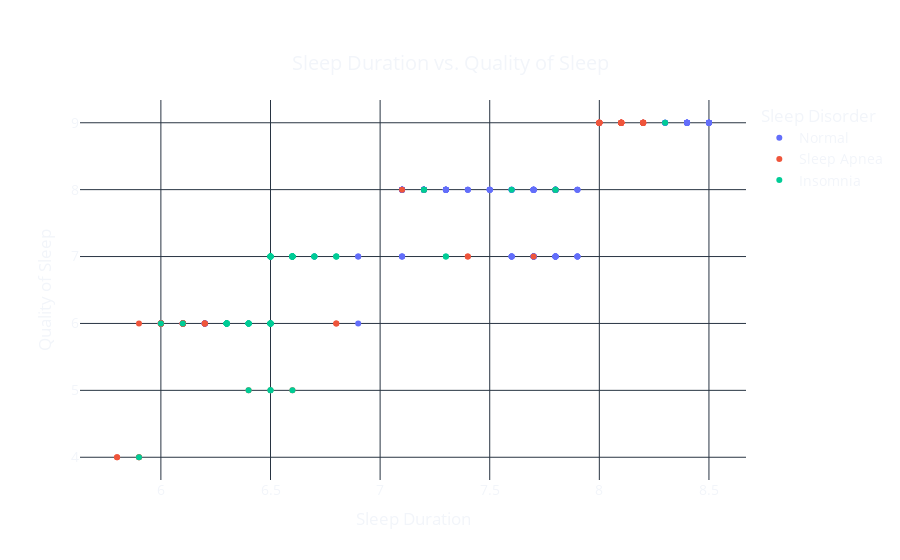

Here is the notebook cell this chart was saved with:
### Code cell
fig = px.scatter(data, x='Sleep Duration', y='Quality of Sleep', color='Sleep Disorder', 
                 title='Sleep Duration vs. Quality of Sleep',
                 labels={'Sleep Duration': 'Sleep Duration', 'Quality of Sleep': 'Quality of Sleep'},
                 template='plotly_dark')

fig.update_layout(
    xaxis_title='Sleep Duration',
    yaxis_title='Quality of Sleep',
    title={
        'text': "Sleep Duration vs. Quality of Sleep",
        'y': 0.9,
        'x': 0.5,
        'xanchor': 'center',
        'yanchor': 'top'},
    font=dict(size=14),
    plot_bgcolor='rgba(0,0,0,0)',
    paper_bgcolor='rgba(0,0,0,0)'
)

fig.show()

### Figure 1 — Plotly figure (JSON) as saved in the notebook; plotly's stock layout.template omitted (floating-point values rounded to 4 significant figures; data arrays with more than 128 entries replaced by an {"elided": "..."} marker saying what was removed)
{"data": [{"hovertemplate": "Sleep Disorder=Normal<br>Sleep Duration=%{x}<br>Quality of Sleep=%{y}<extra></extra>", "legendgroup": "Normal", "marker": {"color": "#636efa", "symbol": "circle"}, "mode": "markers", "name": "Normal", "orientation": "v", "showlegend": true, "type": "scatter", "x": {"elided": "219 float values"}, "xaxis": "x", "y": {"elided": "219 int values"}, "yaxis": "y"}, {"hovertemplate": "Sleep Disorder=Sleep Apnea<br>Sleep Duration=%{x}<br>Quality of Sleep=%{y}<extra></extra>", "legendgroup": "Sleep Apnea", "marker": {"color": "#EF553B", "symbol": "circle"}, "mode": "markers", "name": "Sleep Apnea", "orientation": "v", "showlegend": true, "type": "scatter", "x": [5.9, 5.9, 6.5, 6, 6.4, 7.7, 5.8, 5.8, 7.4, 6.6, 7.2, 7.1, 7.4, 6.8, 6.8, 7.8, 6.5, 5.9, 6, 6.1, 6.1, 6.1, 6.1, 6.2, 6.2, 6.2, 8.1, 8.1, 6.1, 6, 6, 6, 6, 6, 6, 6, 6.1, 6, 6.1, 6.1, 6, 6.1, 6, 6.1, 6.1, 6, 6.1, 6.1, 8.1, 8.1, 8.2, 8.2, 8.2, 8.2, 8.2, 8.1, 8.1, 8.1, 8, 8, 8, 8, 8, 8, 8.2, 8.2, 8.2, 8.2, 8, 8, 8.1, 8, 8.1, 8.1, 8, 8.1, 8.1, 8.1], "xaxis": "x", "y": [4, 4, 5, 6, 5, 7, 4, 4, 7, 5, 8, 8, 7, 6, 6, 8, 6, 6, 6, 6, 6, 6, 6, 6, 6, 6, 9, 9, 6, 6, 6, 6, 6, 6, 6, 6, 6, 6, 6, 6, 6, 6, 6, 6, 6, 6, 6, 6, 9, 9, 9, 9, 9, 9, 9, 9, 9, 9, 9, 9, 9, 9, 9, 9, 9, 9, 9, 9, 9, 9, 9, 9, 9, 9, 9, 9, 9, 9], "yaxis": "y"}, {"hovertemplate": "Sleep Disorder=Insomnia<br>Sleep Duration=%{x}<br>Quality of Sleep=%{y}<extra></extra>", "legendgroup": "Insomnia", "marker": {"color": "#00cc96", "symbol": "circle"}, "mode": "markers", "name": "Insomnia", "orientation": "v", "showlegend": true, "type": "scatter", "x": [5.9, 6.3, 6.5, 6.4, 6, 7.2, 6.6, 7.2, 6.5, 7.6, 6.5, 6.7, 6.3, 6.7, 6.5, 6.7, 6.4, 6.5, 6.5, 6.5, 6.5, 6.5, 6.5, 6.5, 6.5, 6.5, 7.8, 7.8, 6.6, 6.4, 6.3, 6.4, 6.6, 6.3, 6.6, 6.3, 6.6, 6.3, 6.6, 6.3, 6.6, 6.3, 6.6, 6.3, 6.4, 6.5, 6.3, 6.4, 6.5, 6.3, 6.4, 6.5, 6.3, 6.5, 6.3, 6.8, 6.8, 6.8, 6.5, 6.5, 6.5, 6.5, 6.6, 6.6, 6.6, 6.6, 6.6, 7.3, 7.3, 6.1, 6.5, 6.5, 6.6, 6.6, 6.6, 6.6, 8.3], "xaxis": "x", "y": [4, 6, 5, 5, 6, 8, 5, 8, 5, 8, 6, 7, 6, 7, 6, 7, 6, 6, 6, 6, 6, 6, 6, 6, 6, 6, 8, 8, 7, 6, 6, 6, 7, 6, 7, 6, 7, 6, 7, 6, 7, 6, 7, 6, 6, 7, 6, 6, 7, 6, 6, 7, 6, 7, 6, 7, 7, 7, 7, 7, 7, 7, 7, 7, 7, 7, 7, 7, 7, 6, 7, 7, 7, 7, 7, 7, 9], "yaxis": "y"}], "layout": {"autosize": true, "font": {"size": 14}, "legend": {"title": {"text": "Sleep Disorder"}, "tracegroupgap": 0}, "paper_bgcolor": "rgba(0, 0, 0, 0)", "plot_bgcolor": "rgba(0, 0, 0, 0)", "title": {"text": "Sleep Duration vs. Quality of Sleep", "x": 0.5, "xanchor": "center", "y": 0.9, "yanchor": "top"}, "xaxis": {"anchor": "y", "autorange": true, "domain": [0, 1], "range": [5.623, 8.677], "title": {"text": "Sleep Duration"}, "type": "linear"}, "yaxis": {"anchor": "x", "autorange": true, "domain": [0, 1], "range": [3.587, 9.413], "title": {"text": "Quality of Sleep"}, "type": "linear"}}}
